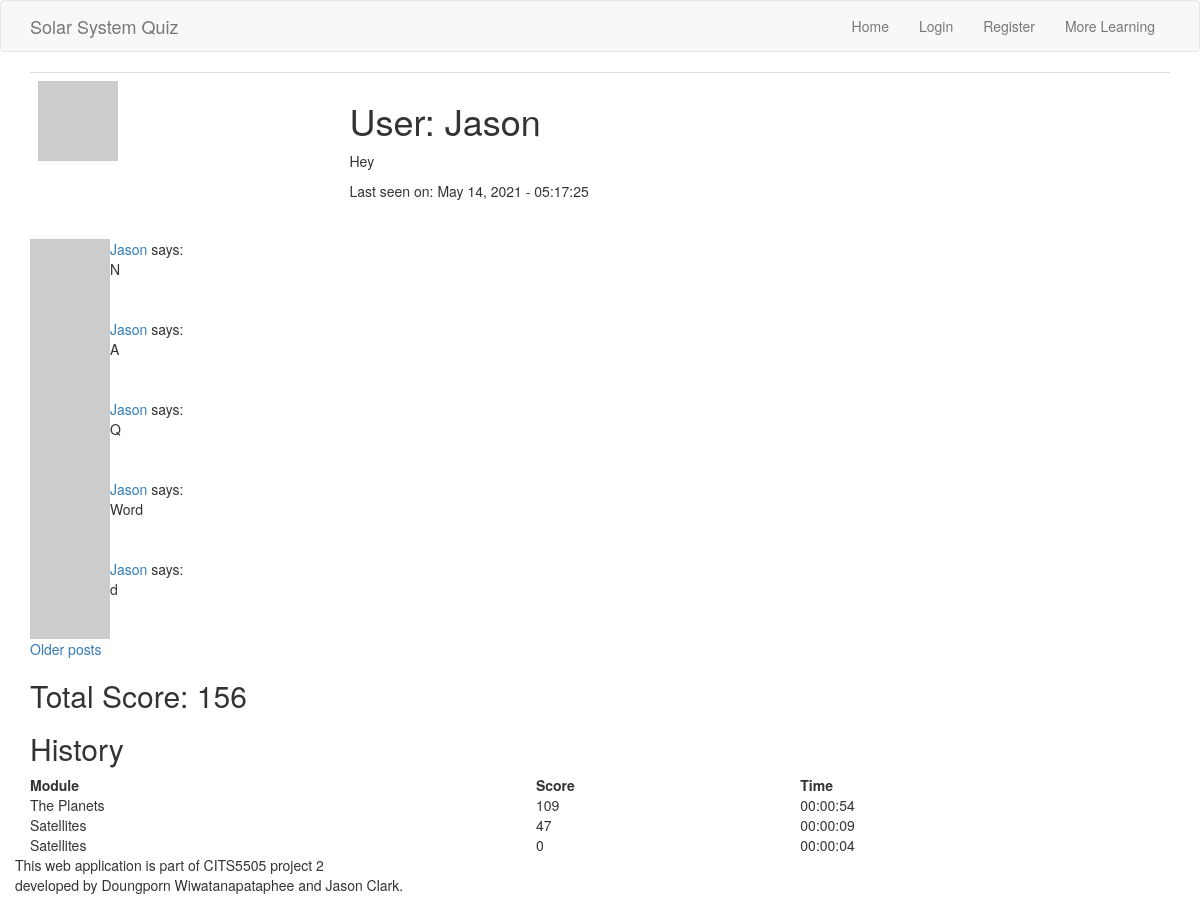
The app's page /user/Jason with its own data.
### app/models.py (models this page shows, shortened)
class User(UserMixin, db.Model):
    __tablename__ = 'user_table'
    id = db.Column(db.Integer, primary_key=True)
    username = db.Column(db.String(64), index=True, unique=True)
    user_type = db.Column(db.String(64))
    email = db.Column(db.String(120), index=True, unique=True)
    password_hash = db.Column(db.String(128))
    posts = db.relationship('Post', backref='author', lazy='dynamic')
    about_me = db.Column(db.String(140))
    last_seen = db.Column(db.DateTime, default=datetime.utcnow)
    score_child = db.relationship("Score", backref = 'user_parent')
    quiz_unlocked = db.Column(db.Integer, default=0)
    def avatar(self, size):
      digest = md5(self.email.lower().encode('utf-8')).hexdigest()
      return 'https://www.gravatar.com/avatar/{}?d=identicon&s={}'.format(digest, size)

class Post(db.Model):
    id = db.Column(db.Integer, primary_key=True)
    user_id = db.Column(db.Integer, db.ForeignKey('user_table.id')) #user.id
    body = db.Column(db.String(140))
    timestamp = db.Column(db.DateTime, index=True, default=datetime.utcnow)
    page = db.Column(db.String)
    upvotes = db.Column(db.Integer, default=0)
    downvotes = db.Column(db.Integer, default=0)

class Score(db.Model):
    __tablename__ = 'score'
    id = db.Column(db.Integer, primary_key = True)
    user_id = db.Column(db.Integer, db.ForeignKey('user_table.id'))
    questionset_id = db.Column(db.Integer, db.ForeignKey('questionset.id'))
    score = db.Column(db.Integer)
    time_taken = db.Column(db.Time)

class QuestionSet(db.Model):
    __tablename__ = 'questionset'
    id = db.Column(db.Integer, primary_key = True)
    name = db.Column(db.String(64))
    module = db.Column(db.String(64))
    number_of_questions = db.Column(db.Integer)
    child = db.relationship("CurrentQuestion")
    score_child = db.relationship('Score', backref= 'questionset_parent')

### app/routes.py (the view)
@app.route('/user/<username>', methods = ['GET','POST'])
def user_profile(username):
    user = User.query.filter_by(username=username).first_or_404()
    page = request.args.get('page', 1, type=int)
    posts = user.posts.paginate(
      page, 5, False)
    next_url = url_for('user_profile', username=username, page=posts.next_num) \
      if posts.has_next else None
    prev_url = url_for('user_profile', username=username, page=posts.prev_num) \
      if posts.has_prev else None
    score_dict = [] # initialise module score dictionary
    total = 0       # initialise total score as zero
    user_scores = Score.query.filter_by(user_id=user.id).all()
    for score in user_scores:
        score_dict.append({'module': score.questionset_id}) # append scores for each learning module
        total += score.score    # add total score
        scoreSorted = Score.query.filter_by(user_id=user.id).order_by(Score.score.desc()).all()
    return render_template('user_profile.html', user=user, score=total, posts=posts.items,
    scoreSorted = scoreSorted, next_url=next_url, prev_url=prev_url)

### app/routes.py (called while the page is built)
@app.before_request
def before_request():
    from_zone = tz.tzutc()
    to_zone = tz.tzlocal()
    utc = datetime.utcnow()
    utc = utc.replace(tzinfo=from_zone)
    central = utc.astimezone(to_zone)   # convert to local timezone
    if current_user.is_authenticated:
        current_user.last_seen = central
        db.session.commit()

### app/templates/user_profile.html (shortened to what this page needs)
{% extends 'base.html' %}
{% block body %}
<div class="container">
<table class="table table-hover">
    <tr valign="top">
        <td><img src="{{ user.avatar(128) }}"></td>
        <td>
            <h1>User: {{ user.username }}</h1>
            {% if user.about_me %}<p>{{ user.about_me }}</p>{% endif %}
            {% if user.last_seen %}<p>Last seen on: {{ user.last_seen.strftime('%B %d, %Y - %H:%M:%S') }}</p>{% endif %}
        </td>
    </tr>
</table>
</div>
<div class="container">
  {% for post in posts %}
  {% include '_post.html'%}
  {% endfor %}
  {% if next_url %}
  <a href="{{ next_url }}">Older posts</a>
  {% endif %}
</div>
<div class="container">
    <h2>Total Score: {{ score }}</h2>
    <h2>History</h2>
    <table style="width:100%;">
        <thead>
            <tr>
                <th>Module</th>
                <th>Score</th>
                <th>Time</th>
            </tr>
        </thead>
        <tbody>
        {% for score in scoreSorted %}
        {%  if loop.index <= 5  %}
            <tr>
                <td>{{ score.questionset_parent.name }}</td>
                <td>{{ score.score }}</td>
                <td>{{ score.time_taken }}</td>
            </tr>
        {% endif %}
        {% endfor %}
        </tbody>
    </table>
</div>
{% endblock %}

### app/templates/base.html (shortened to what this page needs)
<!DOCTYPE html>
<html lang="en">
<head>
    <link rel="stylesheet" href="https://maxcdn.bootstrapcdn.com/bootstrap/3.4.1/css/bootstrap.min.css">
    <link rel="stylesheet" href="https://cdnjs.cloudflare.com/ajax/libs/font-awesome/4.7.0/css/font-awesome.min.css">
</head>
<body>
    {% block navbar %}
    <nav class="navbar navbar-default">
        <div class="container">
            <div class="navbar-header">
                <a class="navbar-brand" href="{{ url_for('home') }}">Solar System Quiz</a>
            </div>
            <div class="collapse navbar-collapse" id="bs-example-navbar-collapse-1">
                <ul class="nav navbar-nav navbar-right">
                    {% if current_user.is_authenticated %}
                    <li><a href="{{ url_for('home') }}">Home</a></li>
                    <li><a href="{{ url_for('user_profile', username=current_user.username) }}">{{ current_user.username }} Profile</a></li>
                    <li><a href="{{ url_for('more_learning') }}">More Learning</a></li>
                    <li><a href="{{ url_for('logout') }}">Sign Out</a></li>
                    {% else %}
                    <li><a href="{{ url_for('home') }}">Home</a></li>
                    <li><a href="{{ url_for('login') }}">Login</a></li>
                    <li><a href="{{ url_for('register') }}">Register</a></li>
                    <li><a href="{{ url_for('more_learning') }}">More Learning</a></li>
                    {% endif %}
                </ul>
            </div>
        </div>
    </nav>
    {% endblock %}
    {% block body %}{% endblock %}
    <div class="container" style='bottom:0; width:100%; '>
        <p>This web application is part of CITS5505 project 2 <br>
           developed by Doungporn Wiwatanapataphee and Jason Clark.</p>
</body>
</html>

### app/templates/_post.html (shortened to what this page needs)
<table>
  <tr valign="top">
    <td><img src="{{ post.author.avatar(36) }}"></td>
    <td>
      <a href="{{ url_for('user_profile', username=post.author.username) }}">
        {{ post.author.username }}
      </a>
      says:<br>{{ post.body }}
    </td>
  </tr>
</table>

### records on screen
User: username "Jason", about_me "Hey", last_seen "May 14, 2021 - 05:17:25"
Post: author.username "Jason", body "N"
Post: author.username "Jason", body "A"
Post: author.username "Jason", body "Q"
Post: author.username "Jason", body "Word"
Post: author.username "Jason", body "d"
Score: questionset_parent.name "The Planets", score "109", time_taken "00:00:54"
Score: questionset_parent.name "Satellites", score "47", time_taken "00:00:09"
Score: questionset_parent.name "Satellites", score "0", time_taken "00:00:04"

### other values on screen
{{ score }} "156"
